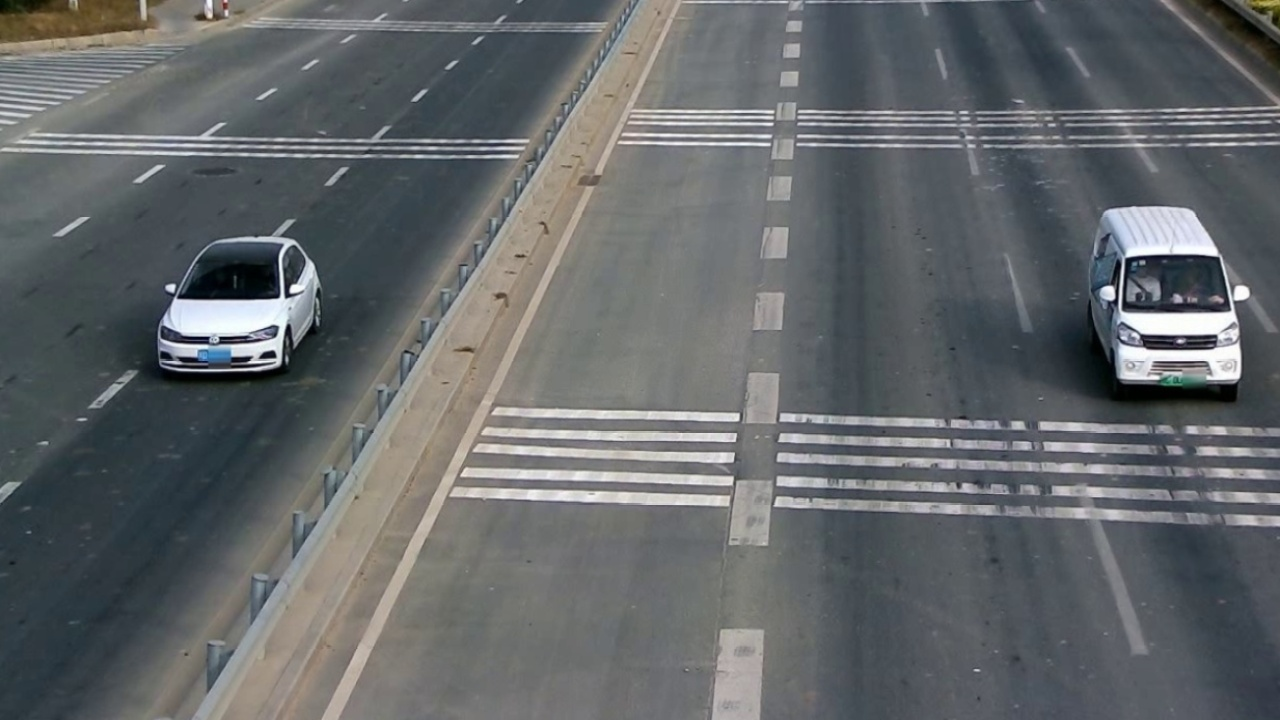
#> input picture demo3_rgb_event_modality_fusion_with_annotation/input_data/rgb/160_1736060975_0011437.jpg, 1280 x 720 px; its folder holds only this picture in this run
$ python fusion_with_annotation_process.py
#> lines starting #> are read from the running program, lines starting #| are printed output that depends on the picture
import cv2
import os
import glob

height_cam, width_cam = 720, 1280

class_dict = {
  0: 'Car',
  1: 'Motorcycle',
  2: 'Bus',
  3: 'Truck'}

rgb_jpg_path = '.\\input_data\\rgb\\'
event_jpg_path = '.\\input_data\\event\\'
label_path = '.\\input_data\\label\\'
save_path = '.\\output_data\\'

def draw_label(img, label_path):
    if os.path.exists(label_path):
        with open(label_path, 'r') as f:
            labels = f.readlines()
    for label in labels:
        parts = label.strip().split()
        class_id = int(parts[0])
        class_name = class_dict[class_id]
        x_center = float(parts[1]) * width_cam
        y_center = float(parts[2]) * height_cam
        width = float(parts[3]) * width_cam
        height = float(parts[4]) * height_cam
        x_min = int(x_center - width / 2)
        y_min = int(y_center - height / 2)
        x_max = int(x_center + width / 2)
        y_max = int(y_center + height / 2)
        cv2.rectangle(img, (x_min, y_min), (x_max, y_max), (0, 255, 0), 2)
        cv2.putText(img, f"{class_name}", (x_min, y_min-5), cv2.FONT_HERSHEY_SIMPLEX, 0.9, (0, 255, 0), 1)
    return img

if __name__ == '__main__':

    rgb_list = glob.glob(rgb_jpg_path+'*.jpg')
    event_list = [i.replace(rgb_jpg_path,event_jpg_path) for i in rgb_list]
    label_list = [i.replace(rgb_jpg_path,label_path).replace('.jpg','.txt') for i in rgb_list]

    print('num to fusion:', len(rgb_list))

    for i, (r, e, l) in enumerate(zip(rgb_list, event_list, label_list)):
        rgb_img = cv2.imread(r)
#> rgb_img is the input picture: shape (720, 1280, 3); mean B, G, R 105.2, 103.1, 99.6
        event_img = cv2.imread(e)

        rgb_img[event_img[:, :, 2] > 128] = [0,0,255]
        rgb_img[event_img[:, :, 0] > 128] = [255,0,0]
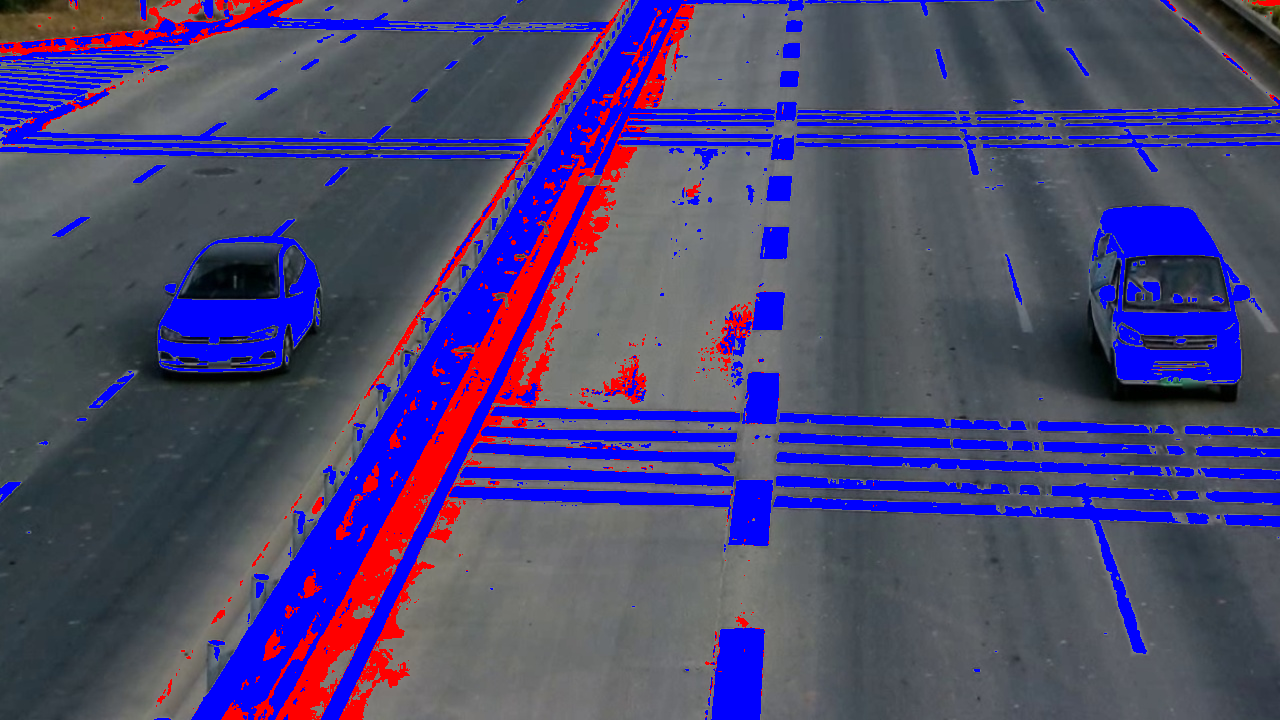
#> rgb_img: shape (720, 1280, 3); mean B, G, R 114.4, 69.5, 76.6

#> (the run stopped early here; a loop or call above may not have finished)
